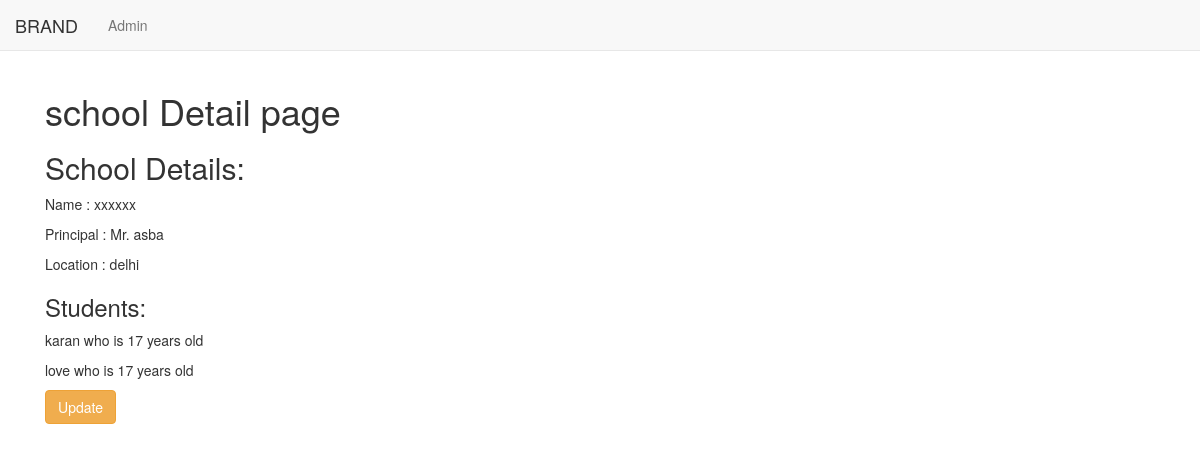
/basic_app/1/, run on an earlier commit of the app's database.
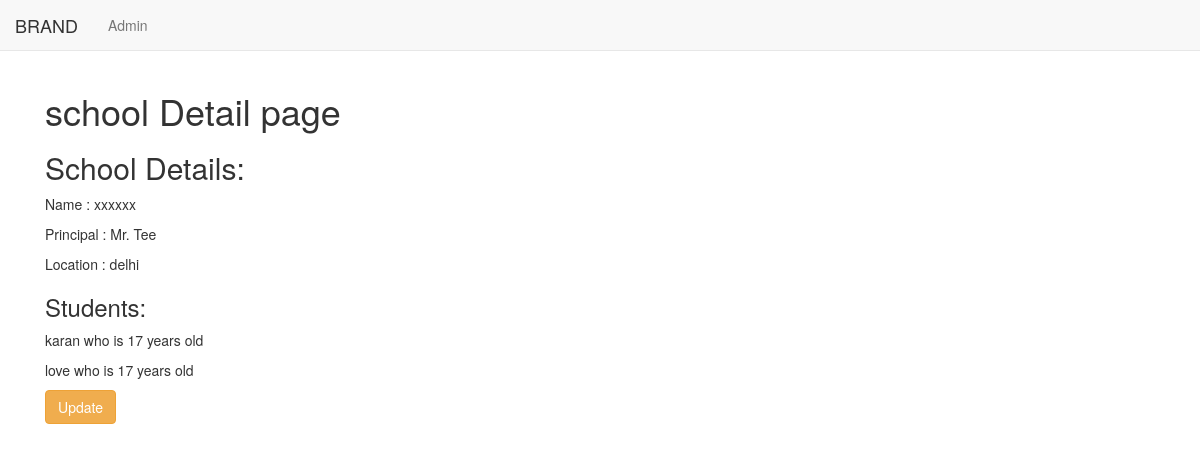
And on a later commit of the database.
### basic_app/models.py (models this page shows, shortened)
class School(models.Model):
	name = models.CharField(max_length=256)
	principal = models.CharField(max_length=256)
	location = models.CharField(max_length=256)

class Student(models.Model):
	name = models.CharField(max_length=256)
	age = models.PositiveIntegerField()
	school = models.ForeignKey(School, related_name='students',on_delete=models.CASCADE)

### basic_app/views.py (the view)
# urls.py: url(r'^(?P<pk>\d+)/$',views.SchoolDetailView.as_view(),name='detail'),
class SchoolDetailView(DetailView):
	context_object_name = 'school_detail'
	model = models.School
	template_name = 'basic_app/school_detail.html'

### basic_app/templates/basic_app/school_detail.html
{% extends 'basic_app/basic_app_base.html' %}
{% block body_block %}
	<div class="container">
		<h1>school Detail page</h1>
		<h2>School Details:</h2>
		<p>Name : {{school_detail.name}}</p>
		<p>Principal : {{school_detail.principal}}</p>
		<p>Location : {{school_detail.location}}</p>
		<h3>Students:</h3>
		{% for student in school_detail.students.all %}
			<p>{{student.name}} who is {{student.age}} years old</p>
		{% endfor %}
	</div>
	<div class="container">
		<p><a class="btn btn-warning" href="{% url 'basic_app:update'  pk=school_detail.pk %}">Update</a></p>
	</div>
{% endblock %}

### basic_app/templates/basic_app/basic_app_base.html (shortened to what this page needs)
<!DOCTYPE html>
<html>
<head>
	<link rel="stylesheet" href="https://maxcdn.bootstrapcdn.com/bootstrap/3.3.7/css/bootstrap.min.css">
</head>
<body>
	<nav class="navbar navbar-default navbar-static-top">
		<ul class = "nav navbar-nav">
			<li><a class="navbar-brand" href="{% url 'basic_app:list'  %}">BRAND</a></li>
			<li><a class="navbar-link" href="{% url 'admin:index'  %}">Admin</a></li>
			<li><a  href=""></a></li>
		</ul>
	</nav>
	<div class="container">
		{%block body_block%}
		{%endblock%}
	</div>
</body>
</html>

What changed in the data, as far as the page shows it:
changed School "xxxxxx": principal "Mr. asba" → "Mr. Tee"
